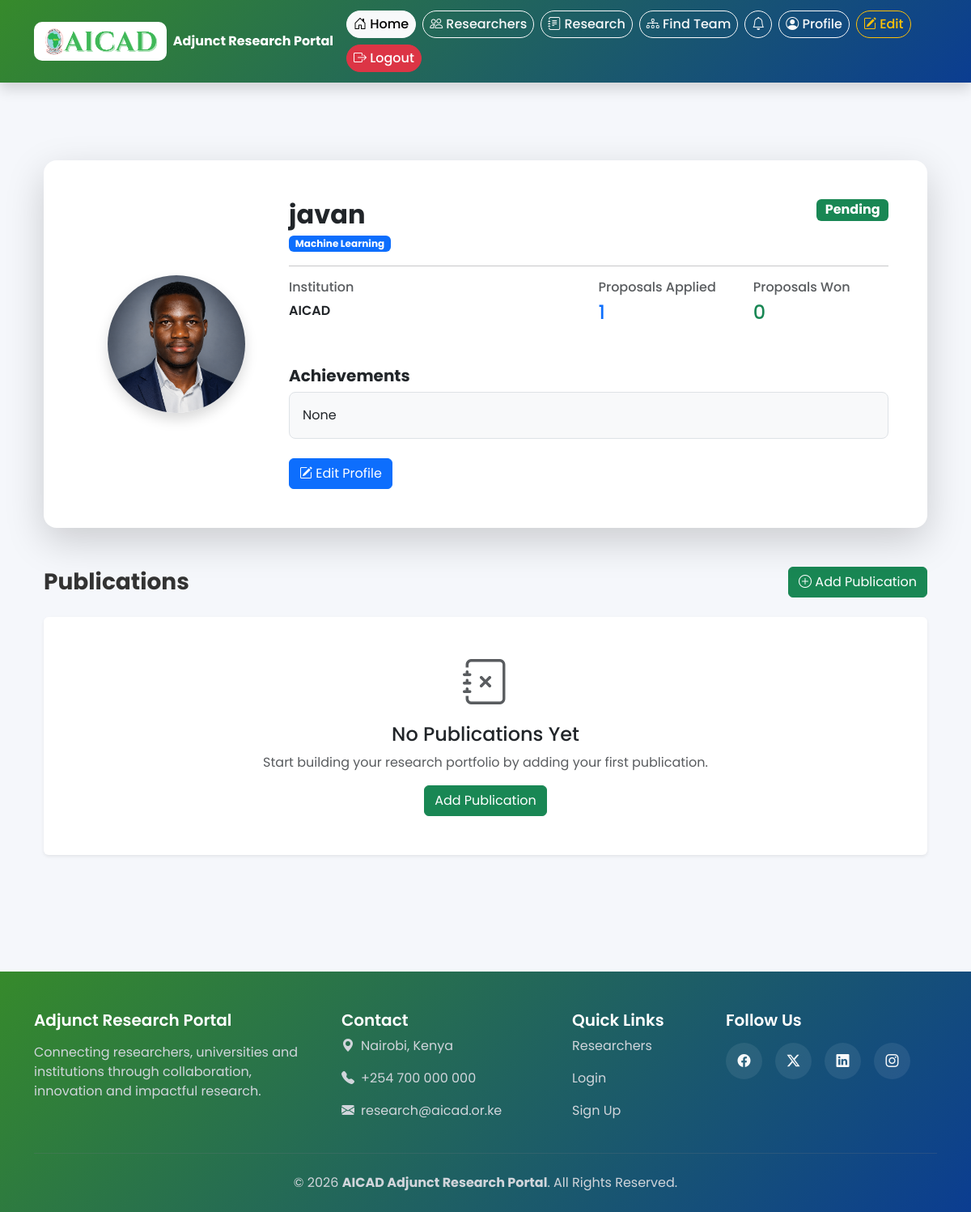
Page /profile/ (signed in) on the earlier database version.
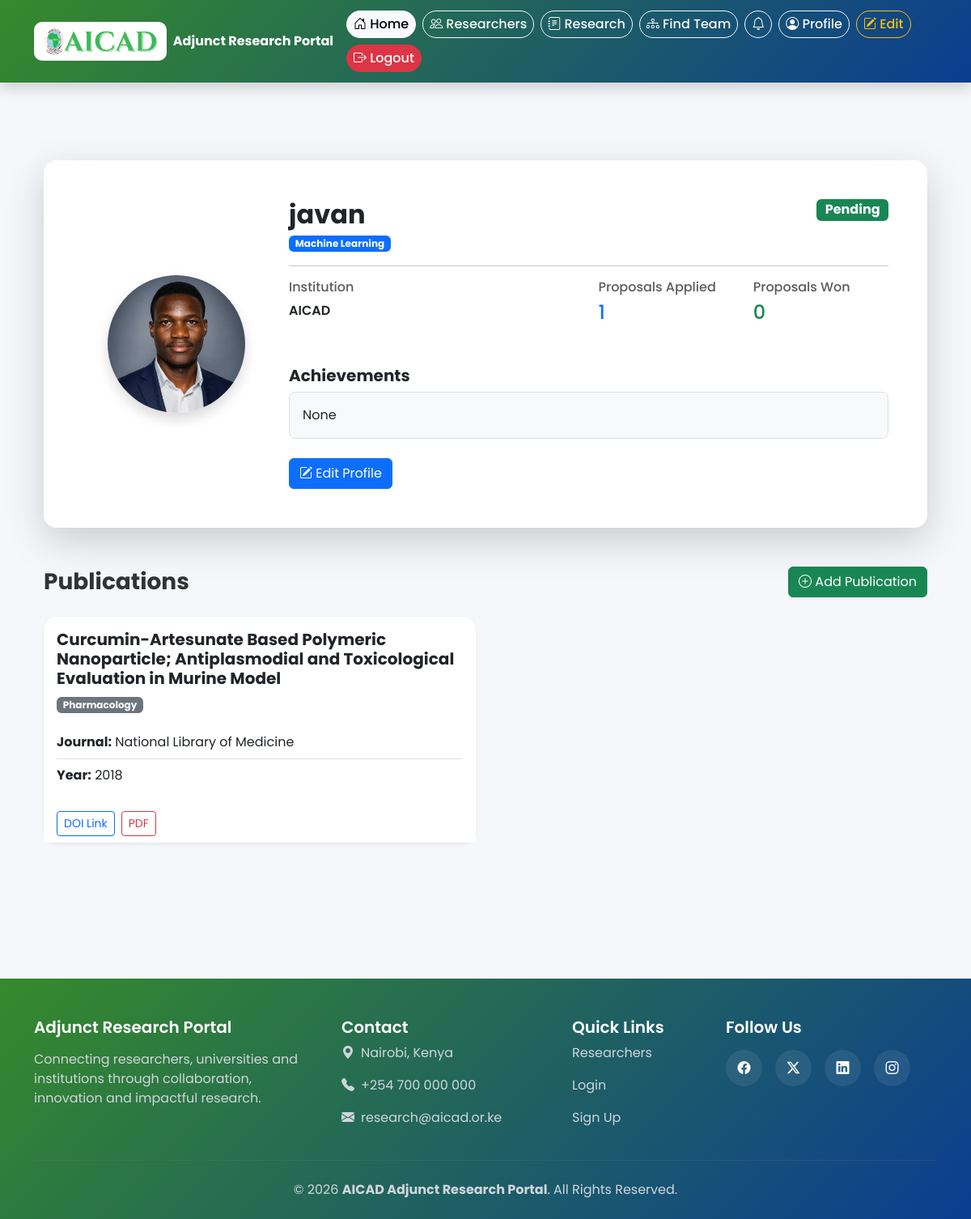
Same page on the later database version.
### accounts/models.py (models this page shows, shortened)
class Publication(models.Model):
    researcher = models.ForeignKey(
        ResearcherProfile,
        on_delete=models.CASCADE,
        related_name='publications_list'
    )
    title = models.CharField(
        max_length=500
    )
    journal = models.CharField(
        max_length=300
    )
    publication_year = models.IntegerField()
    category = models.CharField(
        max_length=200,
        blank=True
    )
    doi_link = models.URLField(
        blank=True
    )
    publication_pdf = models.FileField(
        upload_to='publications/',
        blank=True,
        null=True
    )
    created_at = models.DateTimeField(
        auto_now_add=True
    )

### accounts/views.py (the view)
# urls.py: path('profile/', views.profile_view, name='profile'),
@login_required
def profile_view(request):
    profile = get_or_create_profile(request.user)
    return render(
        request,
        'profile.html',
        {'profile': profile}
    )

### accounts/utils.py (called while the page is built)
def get_or_create_profile(user):
    profile, created = ResearcherProfile.objects.get_or_create(
        user=user,
        defaults={
            'research_area': '',
            'institution': '',
            'achievements': '',
            'proposals_applied': 0,
            'proposals_won': 0,
        }
    )
    return profile

### templates/profile.html (shortened to what the changed rows need)
{% extends 'base.html' %}
{% block content %}
<div class="container py-5">
    <div class="card border-0 shadow-lg rounded-4 mb-5">
        <div class="card-body p-5">
            <div class="row align-items-center">
                <div class="col-lg-9">
                    <div class="d-flex justify-content-between align-items-start flex-wrap">
                        <div>
                            <h2 class="fw-bold mb-1">
                                {{ profile.user.username }}
                            </h2>
                        </div>
                    </div>
                </div>
            </div>
        </div>
    </div>
    <div class="row">
        {% for publication in profile.publications_list.all %}
        <div class="col-lg-6 mb-4">
            <div class="card h-100 border-0 shadow-sm rounded-4">
                <div class="card-body">
                    <h5 class="fw-bold">
                        {{ publication.title }}
                    </h5>
                    <span class="badge bg-secondary mb-3">
                        {{ publication.category }}
                    </span>
                    <ul class="list-group list-group-flush">
                        <li class="list-group-item px-0">
                            <strong>Journal:</strong>
                            {{ publication.journal }}
                        </li>
                        <li class="list-group-item px-0">
                            <strong>Year:</strong>
                            {{ publication.publication_year }}
                        </li>
                    </ul>
                </div>
                <div class="card-footer bg-white border-0">
                    <div class="d-flex gap-2 flex-wrap">
                        {% if publication.doi_link %}
                            <a href="{{ publication.doi_link }}"
                               target="_blank"
                               class="btn btn-outline-primary btn-sm">
                                DOI Link
                            </a>
                        {% endif %}
                        {% if publication.publication_pdf %}
                            <a href="{{ publication.publication_pdf.url }}"
                               target="_blank"
                               class="btn btn-outline-danger btn-sm">
                                PDF
                            </a>
                        {% endif %}
                    </div>
                </div>
            </div>
        </div>
        {% empty %}
        <div class="col-12">
            <div class="card border-0 shadow-sm">
                <div class="card-body text-center py-5">
                    <i class="bi bi-journal-x display-4 text-muted"></i>
                    <h4 class="mt-3">
                        No Publications Yet
                    </h4>
                    <p class="text-muted">
                        Start building your research portfolio by adding your first publication.
                    </p>
                    <a href="/add-publication/" class="btn btn-success">
                        Add Publication
                    </a>
                </div>
            </div>
        </div>
        {% endfor %}
    </div>
</div>
{% endblock %}

Differences in the rows shown:
added Publication: title "Curcumin-Artesunate Based Polymeric Nanoparticle; Antiplasmodial and Toxicological Evaluation in Murine Model", category "Pharmacology", journal "National Library of Medicine", publication_year "2018"
Other differences:
text no longer shown: "No Publications Yet Start building your research portfolio by adding your first publication. Add Publication"
